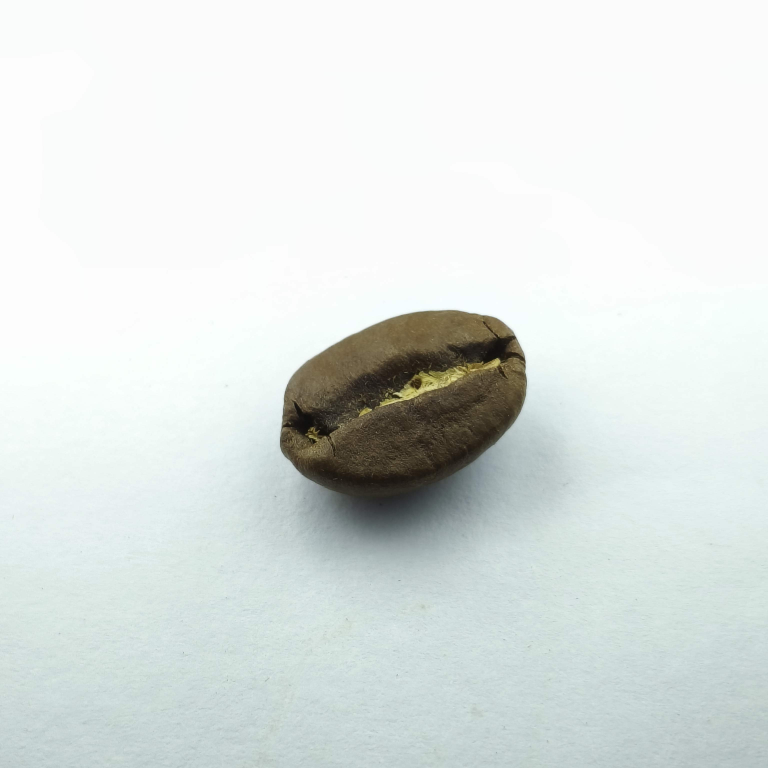
#> input picture uploads/arabica.jpg, 3072 x 3072 px (shown at 1/4 size)
$ python -i train_model.py   (imports and definitions only)   (older library calls are emulated)
#> lines starting #> are read from the running program, lines starting #| are printed output that depends on the picture; after the words box and inside, x2 and y2 are one past the last pixel; in counts of white or black regions, pixels touching at a corner belong together
#> in preprocess_image, img is the input picture: shape (3072, 3072, 3); mean B, G, R 224.3, 226.4, 220.6
# ==============================================================================
# Versi Final: Pipeline Multi-Model & Multi-Dataset
# Melatih semua 6 model (2 jenis model pada 3 dataset)
# ==============================================================================
import cv2
import numpy as np
import os
import pandas as pd
from skimage.feature import graycomatrix, graycoprops
from skimage.measure import label, regionprops
import joblib
import json

from sklearn.model_selection import train_test_split
from sklearn.preprocessing import StandardScaler
from sklearn.neural_network import MLPClassifier
from sklearn.svm import SVC
from sklearn.metrics import classification_report, accuracy_score

# Fungsi preprocessing & ekstraksi fitur (TIDAK BERUBAH)
def normalize_image(image, target_size=(512, 512)):
#> called with target_size = (512, 512)
    h, w = image.shape[:2]; scale = min(target_size[0]/h, target_size[1]/w); new_h, new_w = int(h * scale), int(w * scale); resized = cv2.resize(image, (new_w, new_h)); delta_w = target_size[1] - new_w; delta_h = target_size[0] - new_h; top, bottom = delta_h//2, delta_h-(delta_h//2); left, right = delta_w//2, delta_w-(delta_w//2); padded = cv2.copyMakeBorder(resized, top, bottom, left, right, cv2.BORDER_CONSTANT, value=[255, 255, 255]); return padded
#> after `h, w = image.shape[:2]`: h = 3072; w = 3072
#> after `scale = min(target_size[0] / h, target_size[1] / w)`: scale = 0.167
#> after `new_h, new_w = (int(h * scale), int(w * scale))`: new_h = 512; new_w = 512
#> after `resized = cv2.resize(image, (new_w, new_h))`:
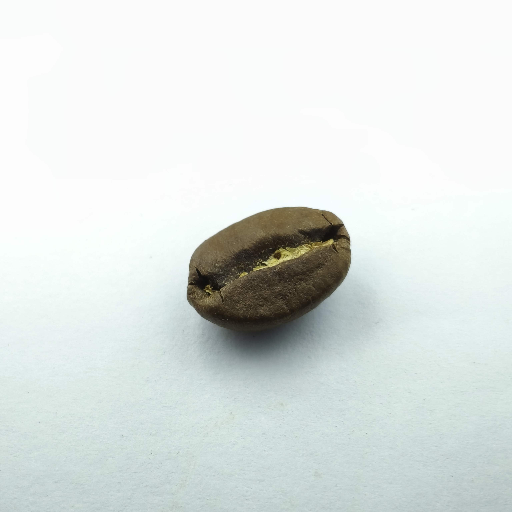
#> resized: shape (512, 512, 3); mean R, G, B 220.6, 226.5, 224.4
#> after `delta_w = target_size[1] - new_w`: delta_w = 0
#> after `delta_h = target_size[0] - new_h`: delta_h = 0
#> after `top, bottom = (delta_h // 2, delta_h - delta_h // 2)`: top = 0; bottom = 0
#> after `left, right = (delta_w // 2, delta_w - delta_w // 2)`: left = 0; right = 0
def preprocess_image(image_path):
    img = cv2.imread(image_path);
    if img is None: return None, None
    img_rgb = cv2.cvtColor(img, cv2.COLOR_BGR2RGB); normalized_img = normalize_image(img_rgb); hsv = cv2.cvtColor(normalized_img, cv2.COLOR_RGB2HSV); s_channel = hsv[:,:,1]; saturation_mask = cv2.threshold(s_channel, 40, 255, cv2.THRESH_BINARY)[1]; v_channel = hsv[:,:,2]; value_mask = cv2.threshold(v_channel, 180, 255, cv2.THRESH_BINARY_INV)[1]; combined_mask = cv2.bitwise_and(saturation_mask, value_mask); kernel = cv2.getStructuringElement(cv2.MORPH_ELLIPSE, (7,7)); cleaned_mask = cv2.morphologyEx(combined_mask, cv2.MORPH_CLOSE, kernel, iterations=3); contours, _ = cv2.findContours(cleaned_mask, cv2.RETR_EXTERNAL, cv2.CHAIN_APPROX_SIMPLE);
#> after `hsv = cv2.cvtColor(normalized_img, cv2.COLOR_RGB2HSV)`: hsv: shape (512, 512, 3); mean H, S, V 54.3, 13.2, 227.2
#> after `s_channel = hsv[:, :, 1]`:
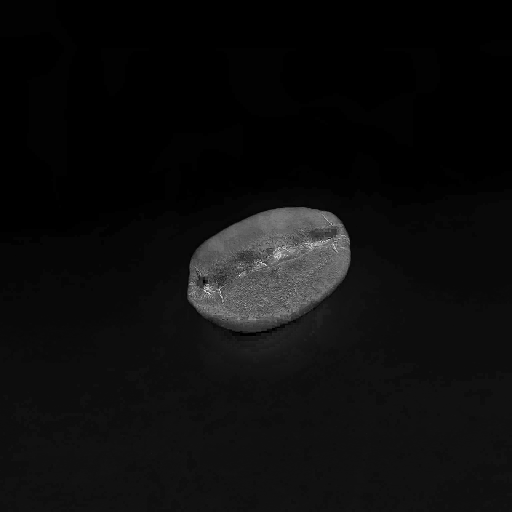
#> s_channel: shape (512, 512); min 0, max 250, mean 13.2
#> after `saturation_mask = cv2.threshold(s_channel, 40, 255, cv2.THRESH_BINARY)`:
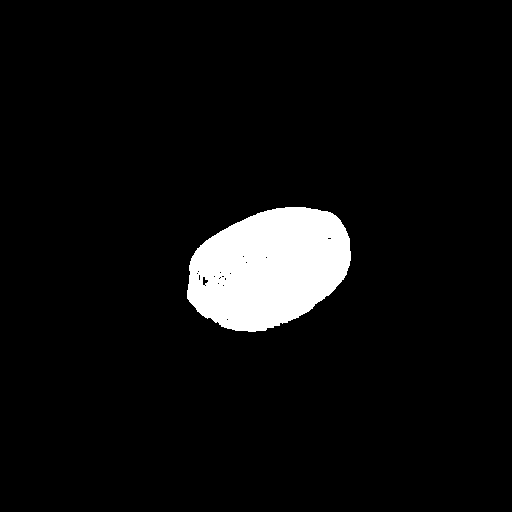
#> saturation_mask: shape (512, 512); 5.8% white; 1 white region, box (x1, y1, x2, y2) and area: (187, 207, 351, 332) 15285
#> after `v_channel = hsv[:, :, 2]`:
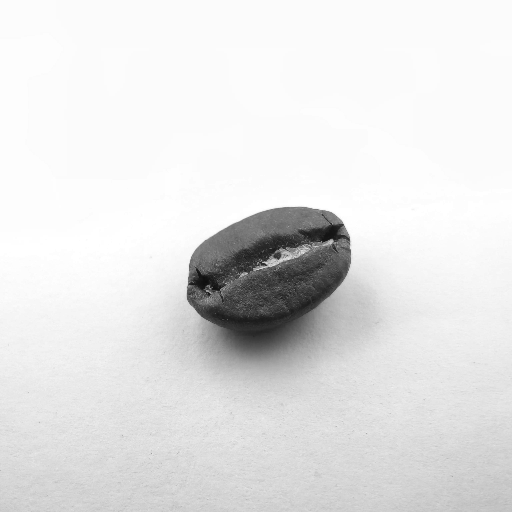
#> v_channel: shape (512, 512); min 14, max 255, mean 227.2
#> after `value_mask = cv2.threshold(v_channel, 180, 255, cv2.THRESH_BINARY_INV)`:
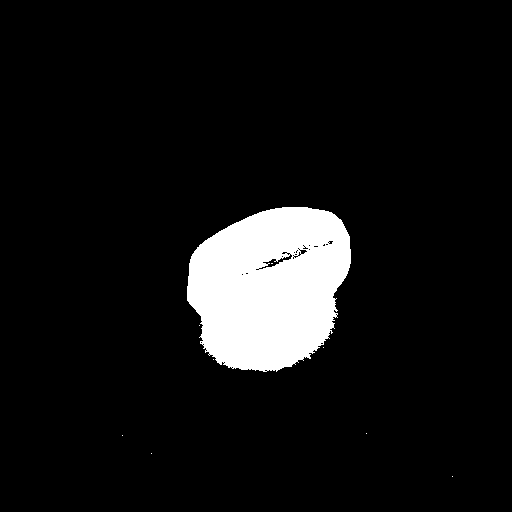
#> value_mask: shape (512, 512); 7.9% white; 9 white regions (8 under 20 px), largest, box (x1, y1, x2, y2) and area: (187, 207, 351, 372) 20752
#> after `combined_mask = cv2.bitwise_and(saturation_mask, value_mask)`:
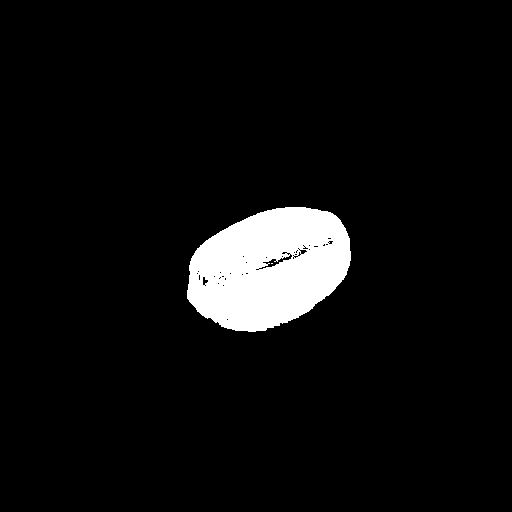
#> combined_mask: shape (512, 512); 5.8% white; 2 white regions (1 under 20 px), largest, box (x1, y1, x2, y2) and area: (187, 207, 351, 332) 15085
#> after `cleaned_mask = cv2.morphologyEx(combined_mask, cv2.MORPH_CLOSE, kernel`: cleaned_mask: shape (512, 512); 5.9% white; 1 white region
#> after `contours, _ = cv2.findContours(cleaned_mask, cv2.RETR_EXTERNAL, cv2.CH`: contours = 1 contour; box (x1, y1, x2, y2) and area: (187, 207, 351, 332) 15168
    if not contours: return None, None
    largest_contour = max(contours, key=cv2.contourArea); final_mask = np.zeros_like(cleaned_mask); cv2.drawContours(final_mask, [largest_contour], -1, 255, -1); segmented = cv2.bitwise_and(normalized_img, normalized_img, mask=final_mask); return segmented, final_mask
#> after `largest_contour = max(contours, key=cv2.contourArea)`: largest_contour = contour of 206 points, box (x1, y1, x2, y2) (187, 207, 351, 332), area 15168
#> after `segmented = cv2.bitwise_and(normalized_img, normalized_img, mask=final`:
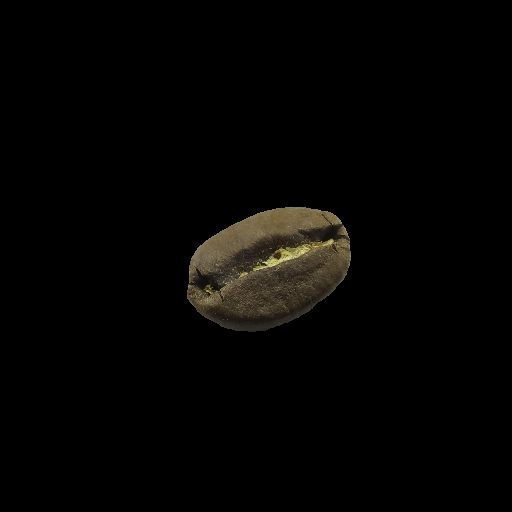
#> segmented: shape (512, 512, 3); mean R, G, B 4.8, 4.2, 3
# [82 lines left out: functions extract_features_v1, main, not called in this run]

# [2 lines not run here, left out]

>>> result = preprocess_image('uploads/arabica.jpg')

$ run again, on uploads/IMG_20250611_223412.jpg
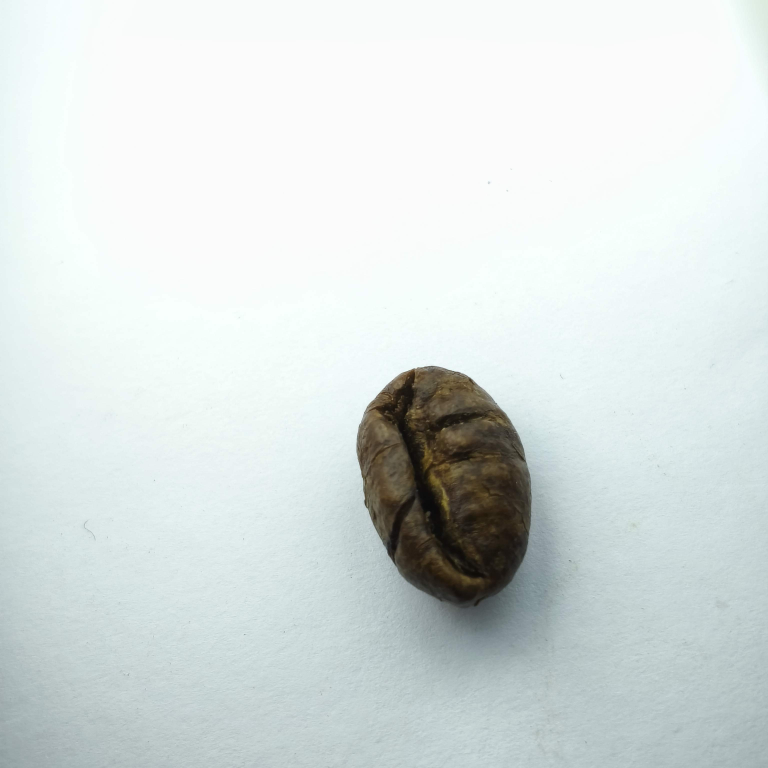
#> input picture uploads/IMG_20250611_223412.jpg, 3072 x 3072 px (shown at 1/4 size)
#> in preprocess_image, img is the input picture: shape (3072, 3072, 3); mean B, G, R 222.4, 223.4, 215.8
#> hsv: shape (512, 512, 3); mean H, S, V 69.1, 14.9, 224.3
#> in preprocess_image, `saturation_mask = cv2.threshold(s_channel, 40, 255, cv2.THRESH_BINARY)`:
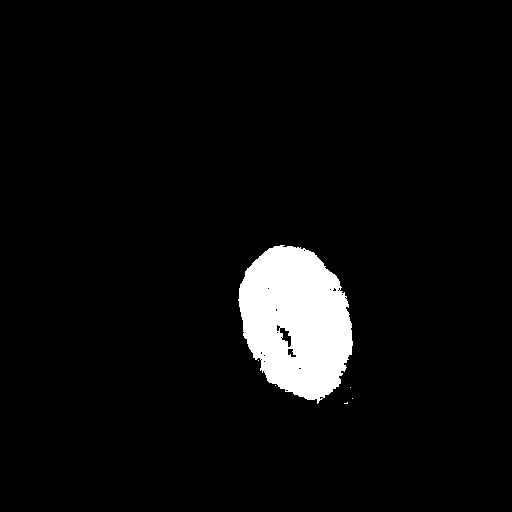
#> saturation_mask: shape (512, 512); 5% white; 6 white regions (5 under 20 px), largest, box (x1, y1, x2, y2) and area: (238, 245, 353, 404) 13075
#> value_mask: shape (512, 512); 8.2% white; 110 white regions (106 under 20 px), largest, box (x1, y1, x2, y2) and area: (238, 244, 379, 452) 20029, (0, 451, 44, 512) 1193, (500, 506, 512, 512) 38, (499, 497, 512, 507) 32
#> cleaned_mask: shape (512, 512); 5.1% white; 6 white regions (5 under 20 px)
#> contours = 6 contours, 5 with area under 20; largest, box (x1, y1, x2, y2) and area: (238, 245, 353, 404) 13222
#> largest_contour = contour of 181 points, box (x1, y1, x2, y2) (238, 245, 353, 404), area 13222
#> final_mask: shape (512, 512); 5.1% white; 1 white region, box (x1, y1, x2, y2) and area: (238, 245, 353, 404) 13418
#> in preprocess_image, `segmented = cv2.bitwise_and(normalized_img, normalized_img, mask=final`:
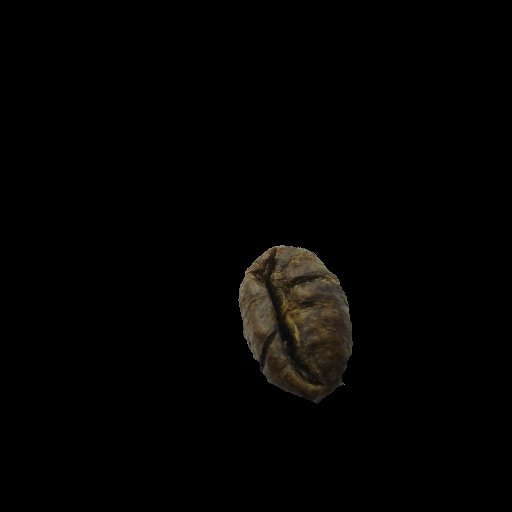
#> segmented: shape (512, 512, 3); mean R, G, B 3.3, 2.8, 2
